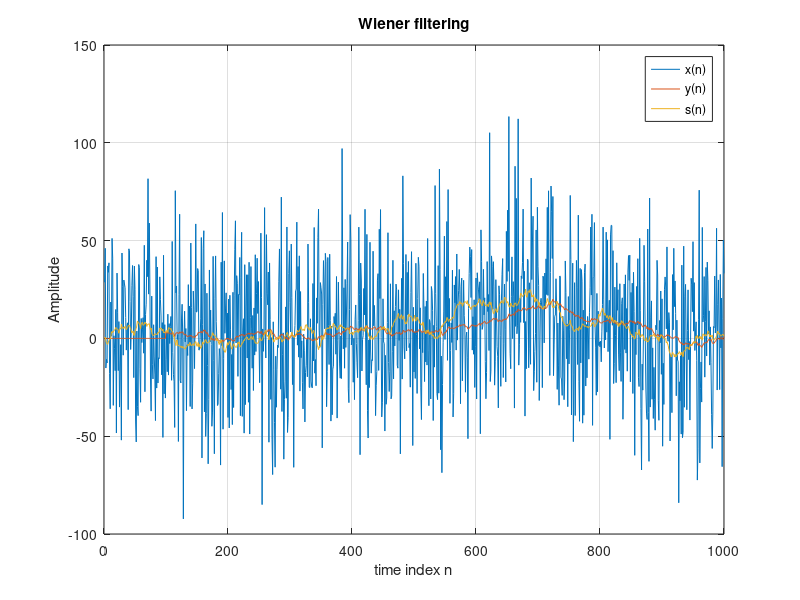

This chart was generated by the following MATLAB code:
clc;clear;close all;
% https://zhuanlan.zhihu.com/p/422532840 维纳滤波的matlab应用实例及预测问题（Levinson-Durbin迭代）
% Constants in simulation
N       = 1000;      % 模拟信号的长度
varu    = 1;         % 输入信号 u 的方差
varv    = 1000;      % 噪声信号 v 的方差
a       = 0.999;     % AR 模型的自回归系数

% Generate the noisy observed signal
u       = sqrt(varu)*randn(N,1);  % 生成均值为零、方差为 varu 的高斯白噪声输入信号 u
s       = 0;                     % 初始化 s 为均值为零的信号
for n = 2:N
    s(n,1) = a*s(n-1,1) + u(n);  % 生成 AR(1) 过程信号 s
end
v       = sqrt(varv)*randn(N,1); % 生成均值为零、方差为 varv 的高斯白噪声 v
x       = s + v;                 % 观测信号 x，由信号 s 和噪声 v 构成

% Step 1
M       = 100;       % 计算自相关矩阵的延迟步长 M
tau     = (0:(M-1))';    % 延迟步长向量

% Step 2
rvv     = zeros(M,1);     % 初始化噪声信号 v 的自相关估计向量 rvv
rvv(1)  = varv;           % 自相关函数为方差（Kronecker Delta 函数）

% Step 3
rss     = (a.^abs(tau))/(1-a^2)/5*varu;   % 计算输出信号 s 的自相关估计向量 rss

% Step 4
rxx     = rss + rvv;      % 计算观测信号 x 的自相关估计向量 rxx

% Step 5
Rxx     = toeplitz(rxx);  % 构建观测信号 x 的自相关矩阵 Rxx

% Step 6
rxs     = rss;            % 构建观测信号 x 和输出信号 s 的互相关估计向量 rxs

% Step 7
w       = inv(Rxx)*rxs;   % Wiener 滤波器的权重向量

% Step 8
for n = M:N
    y(n,1) = w'*flipud(x((n-M+1):n));    % 进行 Wiener 滤波得到输出信号 y
end

%% Plot result
plot(x)               % 绘制观测信号 x
grid, xlabel('time index n'), ylabel('Amplitude'), hold on
plot(y)               % 绘制输出信号 y
plot(s)               % 绘制原始信号 s
legend('x(n)','y(n)','s(n)')    % 添加图例
title('Wiener filtering')       % 添加标题，表示 Wiener 滤波器